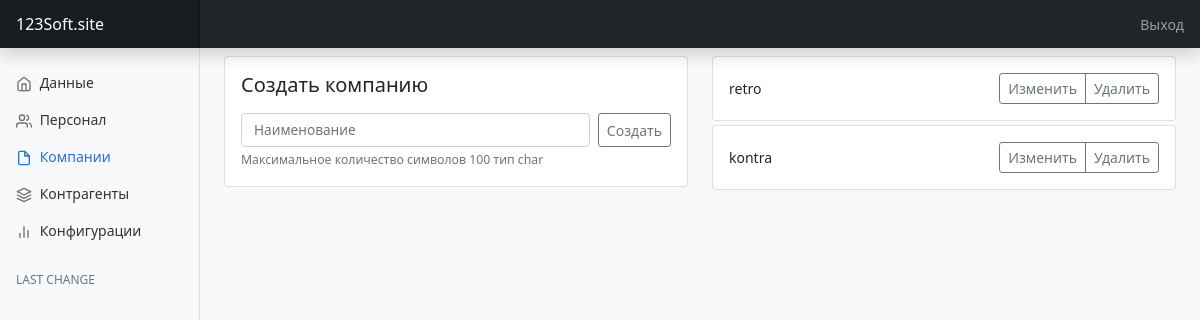
The page /company/ (signed in) on the database as committed earlier.
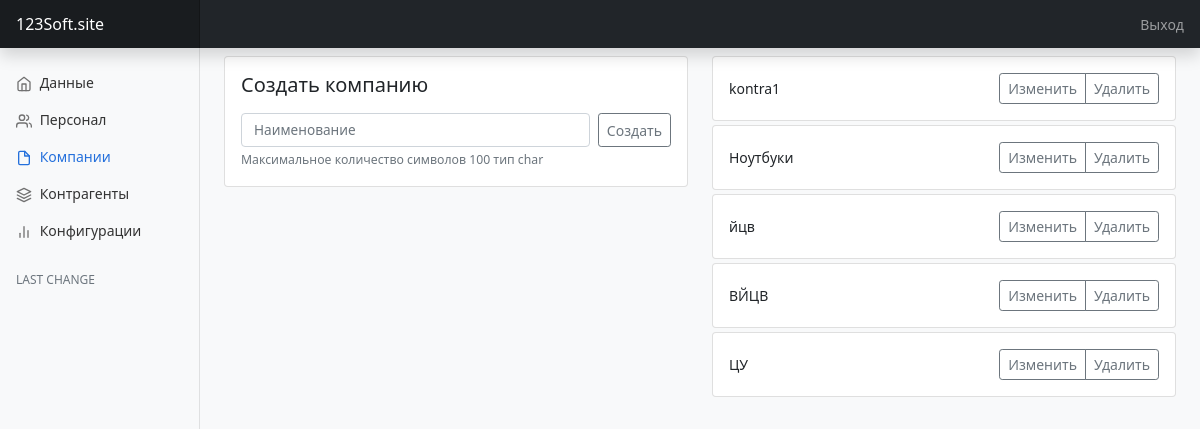
The same page on the database as committed later.
### SYSControl/models.py (models this page shows, shortened)
class Company(models.Model):
    name = models.CharField(max_length=100, verbose_name='Организация')

### SYSControl/views.py (the view, shortened to what this page needs)
# urls.py: path('company/', CompanyView.as_view(), name='company'),
class CompanyView(LoginRequiredMixin, View):
    def get(self, request):
        if request.user.is_superuser:
            company = Company.objects.all()
            data = HeadDataBase.objects.all().order_by('-id')
            context = {
                'company': company,
                'data': data
            }
            return render(request, 'company.html', context)
        else:
            return HttpResponseRedirect('/errorPage')

### templates/company.html (shortened to what this page needs)
{% extends 'base.html' %}
{% block content %}
    <div class="conteiner mt-2">
        <div class="row">
        <div class="col-md-6 row-cols-1">
            <div class="col card mb-3   ">
                <div class="card-body">
                    <h5 class="card-title pb-2">Создать компанию</h5>
                    <form method="POST" action="{% url 'companyCreate' %}">
                        <div class="d-flex">
                            <input class="form-control input-sm mr-2" type="text" name="name" placeholder="Наименование">
                            <button type="submit" class="btn btn-sm btn-outline-secondary">Создать</button>
                        </div>
                        <div class="form-text">
                            Максимальное количество символов 100 тип char
                        </div>
                    </form>
                </div>
            </div>
        </div>
        <div class="col-md-6">
            {% for item in company %}
                <div class="card card-body mb-1">
                    <div class="d-flex justify-content-between align-items-center">
                        <div class="company-name">
                            {{item.name}}
                        </div>
                        <div class="btn-group">
                            <button type="button" class="btn btn-sm btn-outline-secondary" data-bs-toggle="collapse" data-bs-target="#companyEdit{{item.id}}">Изменить</button>
                            <a href="{% url 'companyDelete' item.id %}" type="button" class="btn btn-sm btn-outline-secondary">Удалить</a>
                        </div>
                    </div>
                </div>
            {% endfor %}
        </div>
    </div>
{% endblock %}

Rows that differ between the two databases and show on the page:
removed Company: name "retro"
changed Company: name "kontra" → "kontra1"
added Company: name "Ноутбуки"
added Company: name "йцв"
added Company: name "ВЙЦВ"
added Company: name "ЦУ"
